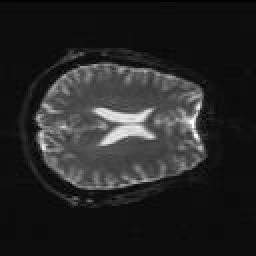
%> input picture 模糊连接度program/FuzzConn/27.jpg, 128 x 128 px (shown 2 times larger)
$ octave --eval "SLIC(imread('27.jpg'));"   (GNU Octave 9; MATLAB toolbox functions it lacks are replaced by stand-ins)
%> lines starting %> are read from the running program, lines starting %| are printed output that depends on the picture; long printed decimals are rounded
### 模糊连接度program/FuzzConn/PerformSuperpixelSLIC.m
function [klabels, kseedsx, kseedsy] = PerformSuperpixelSLIC(img_Lab, kseedsl, kseedsa, kseedsb, kseedsx, kseedsy, STEP, compactness)
%param:
%input:
%-----img_Lab原图像种子点的lab图像空间
%-----kseedsl原图像种子点lab空间中的l分量
%-----kseedsa原图像种子点lab空间中的a空间
%-----kseedsb原图像种子点lab空间中的b空间
%-----kseedsx原图像种子点的x坐标
%-----kseedsy原图像种子点的y坐标
%-----STEP每个超像素的边长
%-----compactness   超像素紧凑系数？？？？？？？？？
%output:
%-----klabels每个像素的分类标签


%原图像Lab尺度空间
[m_height, m_width, m_channel] = size(img_Lab);
%kseedsl(n,1)  -------> n为超像素个数
numseeds = size(kseedsl);
disp(fprintf('the size of kseedsl:%d-%d',numseeds(1),numseeds(2)));
img_Lab = double(img_Lab);
%像素标签格式为(x, y) (行, 列)
klabels = zeros(m_height, m_width);
% [11 lines of commented-out code are left out]
invwt = 1/((double(STEP)/double(compactness))*(double(STEP)/double(compactness)));
%invwt = double(compactness)/double(STEP);
%distvec距离矩阵
distvec = 100000*ones(m_height, m_width);
%numseeds
numk = numseeds;

for itr = 1: 10   %迭代次数
    sigmal = zeros(numseeds);
    sigmaa = zeros(numseeds);
    sigmab = zeros(numseeds);
    sigmax = zeros(numseeds);
    sigmay = zeros(numseeds);
    clustersize = zeros(numseeds);
    inv = zeros(numseeds);
    distvec = double(100000*ones(m_height, m_width));

    %根据当前种子点信息计算每一个像素的归属
    for n = 1: numk(1)
        %种子点邻域范围为(2S*2S)
        y1 = max(1, kseedsy(n, 1)-STEP);
        y2 = min(m_height, kseedsy(n, 1)+STEP);
        x1 = max(1, kseedsx(n, 1)-STEP);
        x2 = min(m_width, kseedsx(n, 1)+STEP);
        %按像素计算距离
        for y = y1: y2
            for x = x1: x2
                %dist_lab = abs(img_Lab(y, x, 1)-kseedsl(n))+abs(img_Lab(y, x, 2)-kseedsa(n))+abs(img_Lab(y, x, 3)-kseedsb(n));
                %将距离归为lab空间内的三维距离和空间范围xy的距离和
                dist_lab = (img_Lab(y, x, 1)-kseedsl(n, 1))^2+(img_Lab(y, x, 2)-kseedsa(n, 1))^2+(img_Lab(y, x, 3)-kseedsb(n, 1))^2;
                dist_xy = (double(y)-kseedsy(n, 1))*(double(y)-kseedsy(n, 1)) + (double(x)-kseedsx(n, 1))*(double(x)-kseedsx(n, 1));
                %dist_xy = abs(y-kseedsy(n)) + abs(x-kseedsx(n));
                %距离 = lab色彩空间距离 + 空间距离权重×空间距离
                dist = dist_lab + dist_xy*invwt;
                %在周围最多四个种子点中找到最相似的 标记后存入klabels
                %m = (y-1)*m_width+x;
                if (dist<distvec(y, x))
                    distvec(y, x) = dist;
                    klabels(y, x) = n;
                end
            end
        end
    end
    %%%%%%%%%%**********重新计算种子点位置 使其向梯度最小地方移动
    %重新计算种子点位置，依据类别中数据的均值
    ind = 1;
    for r = 1: m_height
        for c = 1: m_width
            %每个元素的每个维度的变化值
            sigmal(klabels(r, c),1) = sigmal(klabels(r, c),1)+img_Lab(r, c, 1);
            sigmaa(klabels(r, c),1) = sigmaa(klabels(r, c),1)+img_Lab(r, c, 2);
            sigmab(klabels(r, c),1) = sigmab(klabels(r, c),1)+img_Lab(r, c, 3);
            sigmax(klabels(r, c),1) = sigmax(klabels(r, c),1)+c;
            sigmay(klabels(r, c),1) = sigmay(klabels(r, c),1)+r;
            %clustersize统计每个标签出现的次数
            clustersize(klabels(r, c),1) = clustersize(klabels(r, c),1)+1;
        end
    end
    for m = 1: numseeds
        if (clustersize(m, 1)<=0)
            clustersize(m, 1) = 1;
        end
        inv(m, 1) = 1/clustersize(m, 1);
    end
    for m = 1: numseeds
        kseedsl(m, 1) = sigmal(m, 1)*inv(m, 1);
        kseedsa(m, 1) = sigmaa(m, 1)*inv(m, 1);
        kseedsb(m, 1) = sigmab(m, 1)*inv(m, 1);
        kseedsx(m, 1) = sigmax(m, 1)*inv(m, 1);
        kseedsy(m, 1) = sigmay(m, 1)*inv(m, 1);
    end
end
end

### 模糊连接度program/FuzzConn/SLIC.m
function SLIC(img)
%img = imread('27.jpg');
sigma = 1;%标准差大小
window = double(uint8(3*sigma)*2+1);
H = fspecial('gaussian', window, sigma);%滤波参数
img = imfilter(img, H, 'replicate');
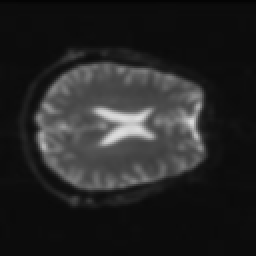
%> img: size 128x128 uint8 (shown 2 times larger); min 4, max 222, mean 37
% [6 lines of commented-out code are left out]
[r, c, channel] = size(img);
%> r = 128; c = 128; channel = 1
%disp(channel);
%灰度图像的处理方式
if channel == 1
    for i=1:r
        for j=1:c
            A((i-1)*c+j, 1) = img(i,j);
            A((i-1)*c+j, 2) = img(i,j);
            A((i-1)*c+j, 3) = img(i,j);
        end
    end
    img = reshape(A, r,c,3);
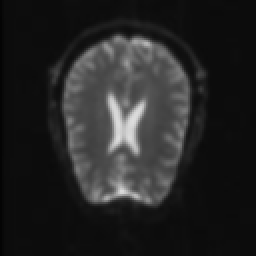
%> img: size 128x128x3 uint8 (shown 2 times larger); min 4, max 222, mean 37
end

img_size = size(img);   %三个元素：图像的高、图像的宽、图像的通道数
%> img_size = [128 128 3]
%disp(img_size);
%设定超像素个数
K = 500;
%设定超像素紧凑系数
m_compactness = 20;

%转换到LAB色彩空间
cform = makecform('srgb2lab');       %rgb空间转换成lab空间 matlab自带的用法
img_Lab = applycform(img, cform);    %rgb转换成lab空间
%> img_Lab: size 128x128x3 uint8; mean of channels 1, 2, 3 36.3, 128, 128
disp(max(img_Lab(:,1)));disp(min(img_Lab(:,1)));
%| 3
%| 3
disp(max(img_Lab(:,2)));disp(min(img_Lab(:,2)));
%| 6
%| 6
disp(max(img_Lab(:,3)));disp(min(img_Lab(:,3)));
%| 8
%| 8
%img_Lab = RGB2Lab(img);  %不好用不知道为什么
%imshow(img_Lab)
% %检测边缘
% img_edge = DetectLabEdge(img_Lab);
% imshow(img_edge)

%得到超像素的LABXY种子点信息
%K为超像素个数
disp(fprintf('图像长:%d, 图像宽:%d', c, r));
%| 图像长:128, 图像宽:12828
img_sz = img_size(1)*img_size(2);%img_sz图像大小
%> img_sz = 16384
disp(fprintf('图像大小: %d',img_sz));
%| 图像大小: 1638419
superpixel_sz = img_sz/K;        %超像素的大小superpixel_sz
%> superpixel_sz = 32.77
disp(fprintf('超像素大小: %f', superpixel_sz));
%| 超像素大小: 32.768
STEP = uint32(sqrt(superpixel_sz));%超像素的边长STEP
%> STEP = 6
disp(fprintf('超像素边长:%f', STEP));
%| 超像素边长:6.000
xstrips = uint32(img_size(2)/STEP);%图像每一行的超像素个数xstrips
%> xstrips = 21
disp(fprintf('xstrips:%d', xstrips));
%| xstrips:2110
ystrips = uint32(img_size(1)/STEP);%图像每一列的超像素个数ystrips
%> ystrips = 21
disp(fprintf('ystrips:%d', ystrips));
%| ystrips:2110
xstrips_adderr = double(img_size(2))/double(xstrips);%每一个聚类中心的x方向移动距离
%> xstrips_adderr = 6.1
disp(fprintf('xstrips_adderr:%f', xstrips_adderr));
%| xstrips_adderr:6.095
ystrips_adderr = double(img_size(1))/double(ystrips);%每一个聚类中心的y方向移动距离
%> ystrips_adderr = 6.1
disp(fprintf('ystrips_adderr:%f', ystrips_adderr));
%| ystrips_adderr:6.095
numseeds = xstrips*ystrips;   %numseeds种子点的个数
%> numseeds = 441
disp(fprintf('种子点个数:%d', numseeds));
%| 种子点个数:44119

%种子点xy信息初始值为晶格中心亚像素坐标
%种子点Lab颜色信息为对应点最接近像素点的颜色通道值
kseedsx = zeros(numseeds, 1);
kseedsy = zeros(numseeds, 1);
kseedsl = zeros(numseeds, 1);
kseedsa = zeros(numseeds, 1);
kseedsb = zeros(numseeds, 1);
n = 1;
%将所有初始种子点的数值具体化
for y = 1: ystrips
    for x = 1: xstrips
        kseedsx(n, 1) = (double(x)-0.5)*xstrips_adderr;
        kseedsy(n, 1) = (double(y)-0.5)*ystrips_adderr;
        kseedsl(n, 1) = img_Lab(fix(kseedsy(n, 1)), fix(kseedsx(n, 1)), 1);
        kseedsa(n, 1) = img_Lab(fix(kseedsy(n, 1)), fix(kseedsx(n, 1)), 2);
        kseedsb(n, 1) = img_Lab(fix(kseedsy(n, 1)), fix(kseedsx(n, 1)), 3);
        n = n+1;
    end
end
%> after the loop, kseedsa = 441 values from 128 to 128; kseedsb = 441 values from 128 to 128; kseedsl = 441 values, max 218 at index 201, min 8 at index 1, mean 36.53; kseedsx = 441 values, max 125 at index 21, min 3.05 at index 1, mean 64; kseedsy = 441 values from 3.05 to 125; n = 442

n = 1;
%根据种子点计算超像素分区
%klabels每个元素的标签
[klabels, kseedsx, kseedsy] = PerformSuperpixelSLIC(img_Lab, kseedsl, kseedsa, kseedsb, kseedsx, kseedsy, STEP, m_compactness);
%> in PerformSuperpixelSLIC, `numseeds = size(kseedsl);`: numseeds = [441 1]
%| the size of kseedsl:441-125
%> in PerformSuperpixelSLIC, `img_Lab = double(img_Lab);`: img_Lab: size 128x128x3 double; mean of channels 1, 2, 3 36.3, 128, 128


%
img_Contours = DrawContoursAroundSegments(img, klabels);

%合并小的分区
nlabels = EnforceLabelConnectivity(img_Lab, klabels, K);


%获取最新聚类中心
M = max(max(nlabels));
k_label_x = zeros(1, M);
k_label_y = zeros(1, M);
k_label_num = zeros(1, M);
for i=1:r
    for j=1:c
        k_label_x(nlabels(i, j)) = k_label_x(nlabels(i, j)) + i;
        k_label_y(nlabels(i, j)) = k_label_y(nlabels(i, j)) + j;
        k_label_num(nlabels(i ,j)) = k_label_num(nlabels(i, j)) + 1;
    end
end
for i=1:M
    k_label_x(i) = k_label_x(i)/k_label_num(i);
    k_label_y(i) = k_label_y(i)/k_label_num(i);
end
plot(k_label_x, k_label_y, '*r');
hold off;

%根据得到的分区标签找到边界
%nlabels像素点的类别标签
%img_contoursEX像素点的分类显示
img_ContoursEX = DrawContoursAroundSegments_EX(img, nlabels);
figure(2);

imshow(img_ContoursEX);
title('超像素分割');

%将超像素分割后的图像进行LAB聚类
%img_Lab为图像的lab空间
[Nlabels] = LAB_KMEANS(img,img_Lab, nlabels);

N = max(max(Nlabels));
disp(N)
% [6 lines of commented-out code are left out]
random_color = [255,0,0;0,255,0;0,0,255;255,255,0;255,0,255;0,255,255;255,255,255;0,0,0];
I_MG = zeros(r,c);
for i=1:r
    for j=1:c
         I_MG(i,j,1) = random_color(Nlabels(i,j),1);
         I_MG(i,j,2) = random_color(Nlabels(i,j),2);
         I_MG(i,j,3) = random_color(Nlabels(i,j),3);
    end
end
figure;
imshow(I_MG);
title('聚类');
%> (the run ends here)
